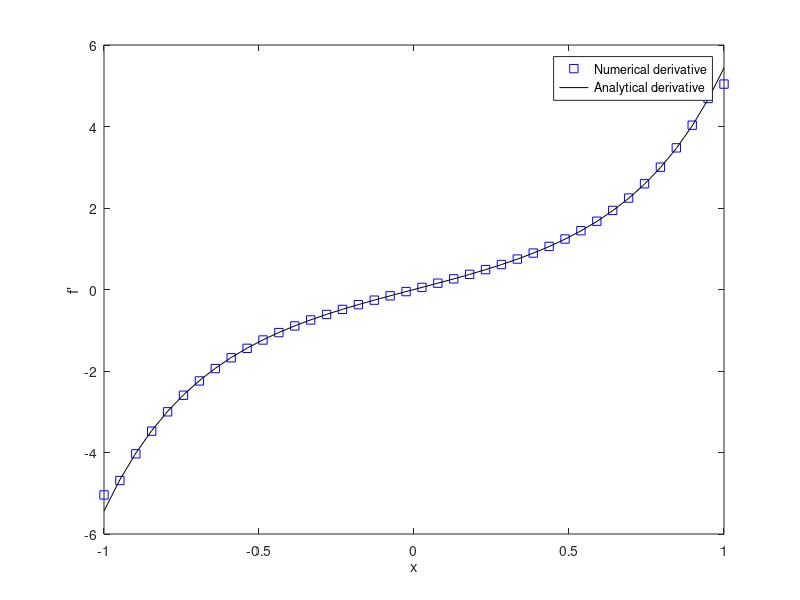

Recreate this plot in MATLAB.
clear all; close all;

%% grid
N = 40; % number of gridpoints
x0 = -1; xf = 1; Lx = xf-x0; dx = Lx/(N-1);
x = (x0:dx:xf).';

%% second-order centered differences for first derivative

um = ones(N,1);

D = full(spdiags([-1/2*um 0*um 1/2*um],-1:1,N,N));
D(1,:)=0;D(1,1) = -1; D(1,2)=1;
D(N,:)=0;D(N,N-1) = -1; D(N,N)=1; % first-order differences for boundary points
D = D/dx;

%% test derivative
f = exp(x.^2);
df = D*f;
dfan = 2*x.*(exp(x.^2));
plot(x,df,'bs',x,dfan,'k-');
xlabel('x');ylabel('f''');
legend('Numerical derivative','Analytical derivative');

max(abs(df-dfan)) %maximum error

